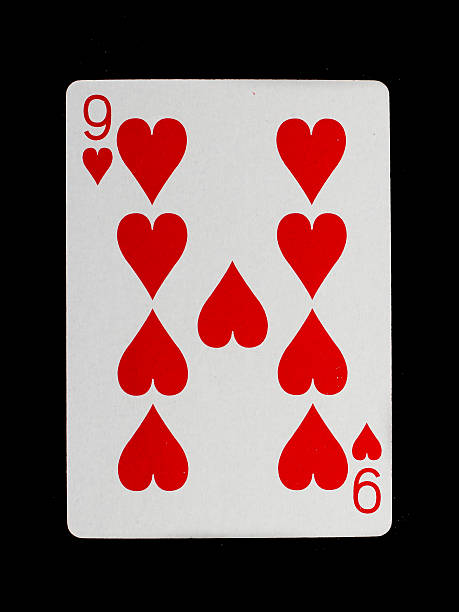
#> input picture Cartas BD/9_corazones.jpg, 459 x 612 px, found by its file name
$ python pruebaMatching1.py
#> lines starting #> are read from the running program, lines starting #| are printed output that depends on the picture
import numpy as np
import cv2 as cv
from matplotlib import pyplot as plt

path = r'C:\Users\Juan\Documents\GitHub\PID\Cartas BD\9_corazones.jpg'
img = cv.imread(path,cv.IMREAD_GRAYSCALE)
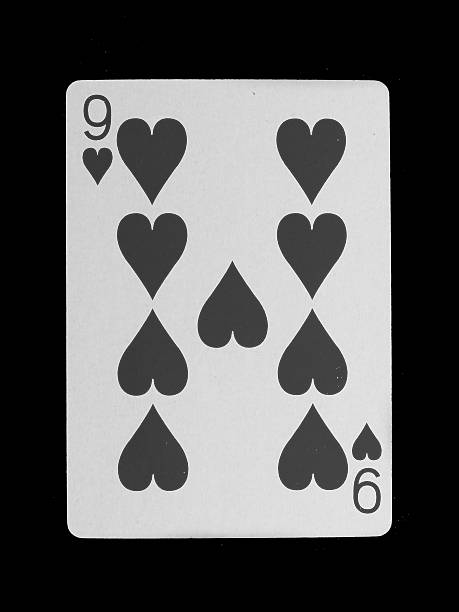
#> img: shape (612, 459); min 0, max 255, mean 94.7

# Initiate ORB detector
orb = cv.ORB_create()
# find the keypoints with ORB
kp = orb.detect(img,None)
#> kp = 500 keypoints; strongest (x, y, size): (377, 475, 31), (312, 405, 31), (311, 202, 31), (366, 455, 31)
# compute the descriptors with ORB
kp, des = orb.compute(img, kp)
# draw only keypoints location,not size and orientation
img2 = cv.drawKeypoints(img, kp, None, color=(0,255,0), flags=0)
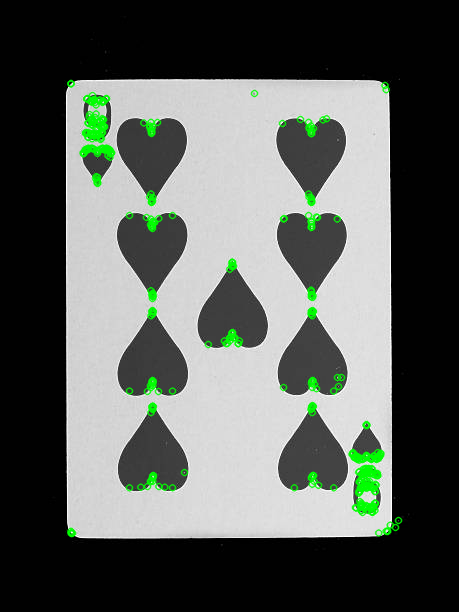
#> img2: shape (612, 459, 3); mean of channels 0, 1, 2 92.2, 97, 92.2; drawn as B, G, R
plt.imshow(img2), plt.show()

$ run again, with Cartas BD/2_corazones.jpg copied over Cartas BD/9_corazones.jpg
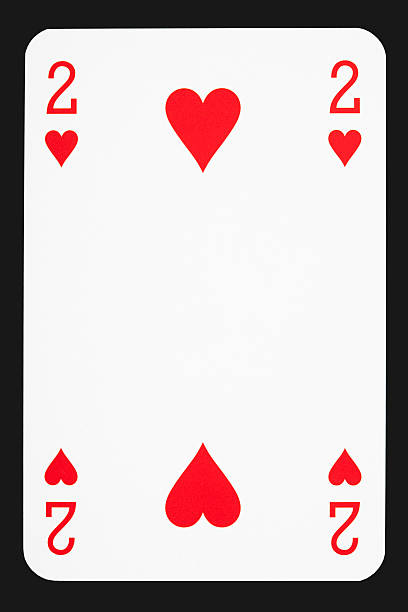
#> input picture Cartas BD/2_corazones.jpg, 408 x 612 px, found by its file name
#> `img = cv.imread(path,cv.IMREAD_GRAYSCALE)`:
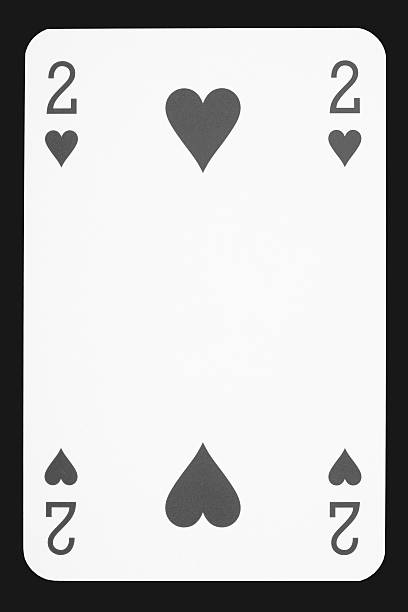
#> img: shape (612, 408); min 0, max 255, mean 194.5
#> kp = 447 keypoints; strongest (x, y, size): (47, 515, 31), (47, 503, 31), (356, 98, 31), (74, 503, 31)
#> `img2 = cv.drawKeypoints(img, kp, None, color=(0,255,0), flags=0)`:
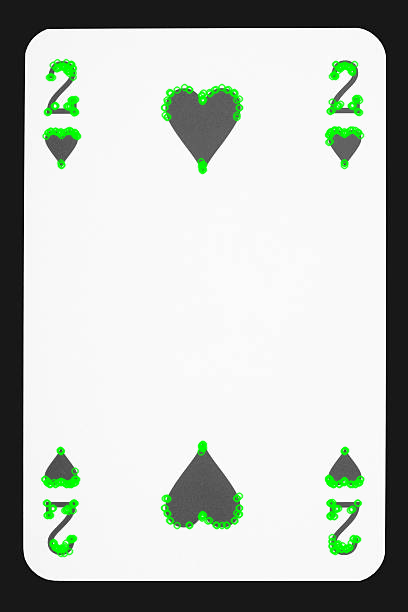
#> img2: shape (612, 408, 3); mean of channels 0, 1, 2 190.9, 196.2, 190.9; drawn as B, G, R

$ run again, with Cartas BD/3_corazones.jpg copied over Cartas BD/9_corazones.jpg
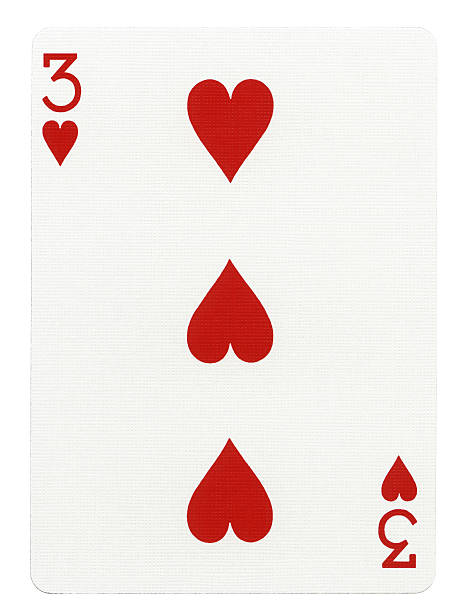
#> input picture Cartas BD/3_corazones.jpg, 458 x 612 px, found by its file name
#> `img = cv.imread(path,cv.IMREAD_GRAYSCALE)`:
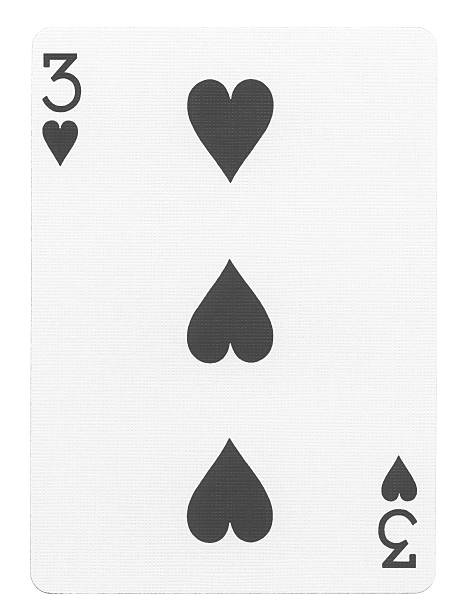
#> img: shape (612, 458); min 22, max 255, mean 233.5
#> kp = 478 keypoints; strongest (x, y, size): (413, 523, 31), (414, 555, 31), (382, 565, 31), (46, 97, 37.2)
#> `img2 = cv.drawKeypoints(img, kp, None, color=(0,255,0), flags=0)`:
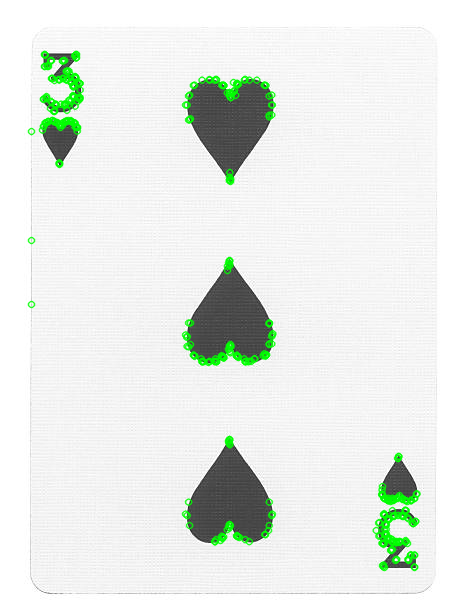
#> img2: shape (612, 458, 3); mean of channels 0, 1, 2 230.4, 235.4, 230.4; drawn as B, G, R

$ run again, with Cartas BD/4_corazones.jpg copied over Cartas BD/9_corazones.jpg
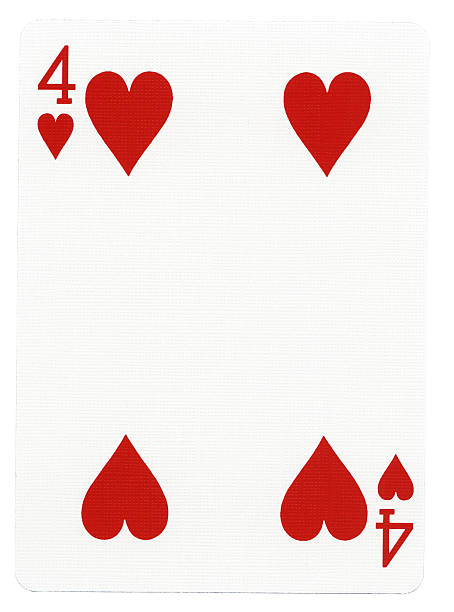
#> input picture Cartas BD/4_corazones.jpg, 454 x 612 px, found by its file name
#> `img = cv.imread(path,cv.IMREAD_GRAYSCALE)`:
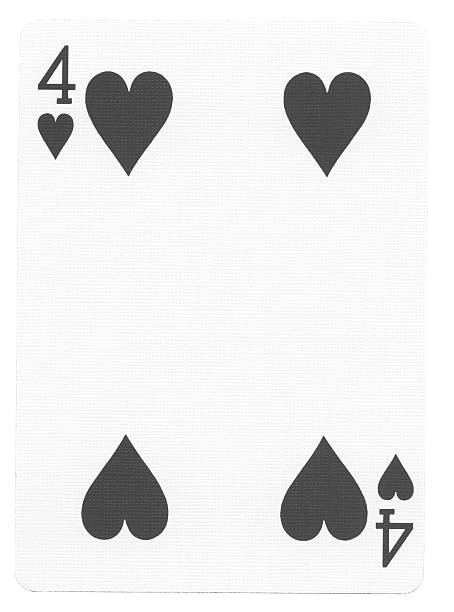
#> img: shape (612, 454); min 24, max 255, mean 232.4
#> kp = 451 keypoints; strongest (x, y, size): (71, 101, 31), (70, 90, 31), (390, 530, 31), (55, 157, 31)
#> `img2 = cv.drawKeypoints(img, kp, None, color=(0,255,0), flags=0)`:
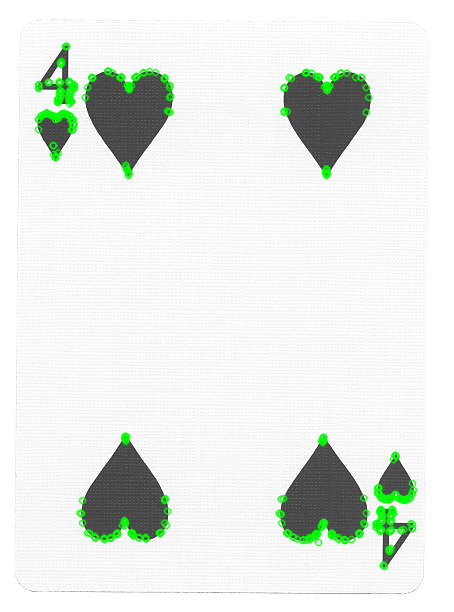
#> img2: shape (612, 454, 3); mean of channels 0, 1, 2 229.4, 234.3, 229.4; drawn as B, G, R
